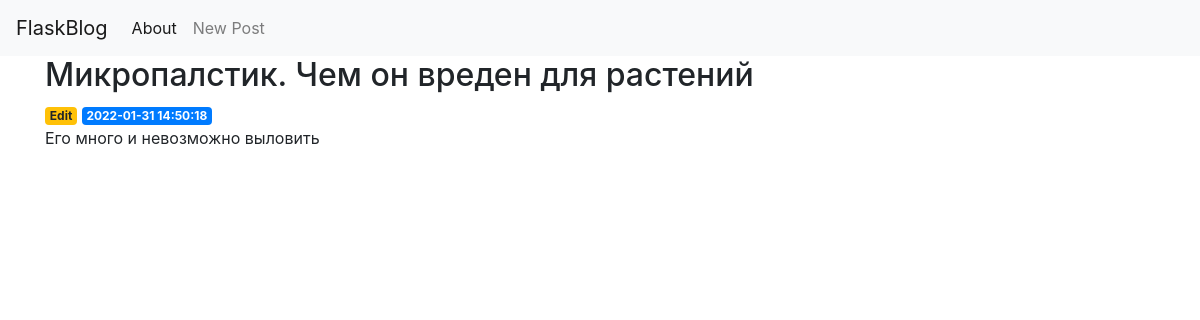
/2, run on the app's committed database.
### tables this page shows
CREATE TABLE posts (
    id INTEGER PRIMARY KEY AUTOINCREMENT,
    created TIMESTAMP NOT NULL DEFAULT CURRENT_TIMESTAMP,
    title TEXT NOT NULL,
    content TEXT NOT NULL
);

### app/views.py (the view)
@app.route('/<int:post_id>')
def post(post_id):
    post = get_post(post_id)
    if post is None:
        abort(404)
    return render_template('post.html', post=post)

### app/repositories.py (called while the page is built)
def get_db_connection():
    conn = sqlite3.connect('../database.db')
    conn.row_factory = sqlite3.Row
    return conn

def get_post(post_id):
    conn = get_db_connection()
    post = conn.execute('SELECT * FROM posts WHERE id = ?',
                        (post_id,)).fetchone()
    conn.close()
    return post

### app/templates/post.html
{% extends 'base.html' %}
{% block content %}
    <h2>{% block title %} {{ post['title'] }} {% endblock %}</h2>
    <a href="{{ url_for('edit', id=post['id']) }}">
            <span class="badge badge-warning">Edit</span>
        </a>
    <span class="badge badge-primary">{{ post['created'] }}</span>
    <p>{{ post['content'] }}</p>
{% endblock %}

### data on the page
posts: title "Микропалстик. Чем он вреден для растений", created "2022-01-31 14:50:18", content "Его много и невозможно выловить"
